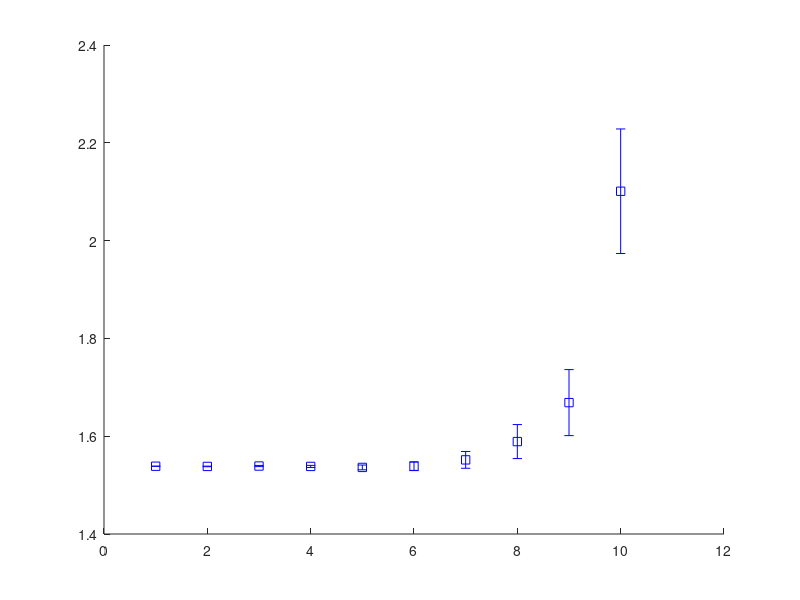

This figure's MATLAB source: (Note: this script raises an error after producing the figure.)
clear;
clc;
close all;

sig=[0,1,2,4,8,16,32,64,128,256]*1e-3;

% 1090 (mean,median,std), grad (mean, median,std), cf (mean,median,std)

X=[0.3784	0.3784	0	    1.5541	1.5541	0	    1.5386	1.5386	0
   0.3783	0.3783	0.0006	1.5541	1.5541	0	    1.5389	1.5391	0.0052
   0.3784	0.3785	0.0012	1.5518	1.5541	0.0179	1.5389	1.5385	0.0096
   0.3783	0.3783	0.0021	1.5286	1.5541	0.0804	1.5369	1.5389	0.022
   0.3781	0.3778	0.0048	1.4783	1.4128	0.1324	1.5404	1.5394	0.0399
   0.3786	0.3784	0.0088	1.4058	1.3728	0.1972	1.5317	1.5292	0.0788
   0.3827	0.3816	0.0169	1.2524	1.1954	0.2714	1.5438	1.5382	0.1585
   0.3911	0.3908	0.0342	1.1151	1.073	0.3715	1.5685	1.5374	0.3157
   0.4214	0.4104	0.0664	0.9299	0.8179	0.3909	1.5823	1.5163	0.5734
   0.5273	0.5167	0.1253	0.9016	0.7585	0.4695	1.7043	1.5441	0.9752];

Y=X; 

Y(:,1)=X(:,1)*X(1,8)/X(1,1);
Y(:,2)=X(:,2)*X(1,8)/X(1,2);
Y(:,3)=X(:,3)*X(1,8)/X(1,2);
 
Y(:,4)=X(:,4)*X(1,8)/X(1,4);
Y(:,5)=X(:,5)*X(1,8)/X(1,5);
Y(:,6)=X(:,6)*X(1,8)/X(1,5);

Y(:,3)=Y(:,3)/4;
Y(:,6)=Y(:,6)/4; 
Y(:,9)=Y(:,9)/6;


%% mean pm std
% errorbar(sig,Y(:,1),Y(:,3),'b'); hold on; 
% errorbar(sig,Y(:,4),Y(:,6),'r'); 
% errorbar(sig,Y(:,7),Y(:,9),'g');
% errorbarlogx(10); axis([0.5e-3 256e-3 0.4 2.2]);


%% median pm std
% bar([Y(:,2),Y(:,5),Y(:,8)]);  
errorbar(Y(:,2),Y(:,3),'sb','MarkerFaceColor','blue'); hold on; 
errorbar(Y(:,5),Y(:,6),'^r','MarkerFaceColor','red'); 
errorbar(Y(:,8),Y(:,9),'vg','MarkerFaceColor','green'); axis([0 11 0.4 2.4])
% errorbarlogx(10); axis([0.5e-3 512e-3 0.4 2.4]);




% sig=[0,1,2,4,8,16,32,64,128]*1e-3;
% 
% X=[0.0172	0        1.6449	0        1.5199   0
%    0.0172	0        1.622	0.0474	 1.5218   0.0051
%    0.0172	0.0001	 1.5466	0.0749	 1.5211	  0.0092
%    0.0172	0.0001	 1.4996	0.0726	 1.5200	  0.02
%    0.0173	0.0002	 1.4303	0.1210	 1.5147	  0.0372
%    0.0173	0.0004	 1.3125	0.1825	 1.5094	  0.0741
%    0.0176	0.0008	 1.1427	0.2692	 1.5262	  0.1563
%    0.0184	0.0016	 0.8643	0.3338	 1.5024	  0.2839
%    0.0217	0.0032	 0.7459	0.4274	 1.4398	  0.4139];
% 
% X(:,2)=X(:,2)*X(1,5)/X(1,1);
% X(:,1)=X(:,1)*X(1,5)/X(1,1); 
% X(:,4)=X(:,4)*X(1,5)/X(1,3);
% X(:,3)=X(:,3)*X(1,5)/X(1,3); 
% X(:,2)=X(:,2)/2;
% X(:,4)=X(:,4)/2; 
% X(:,6)=X(:,6)/2;
% 
% errorbar(sig,X(:,1),X(:,2)); hold on; 
% errorbar(sig,X(:,3),X(:,4),'r'); 
% errorbar(sig,X(:,5),X(:,6),'g');
% errorbarlogx(10); axis([0.5e-3 256e-3 0.4 2.2]);